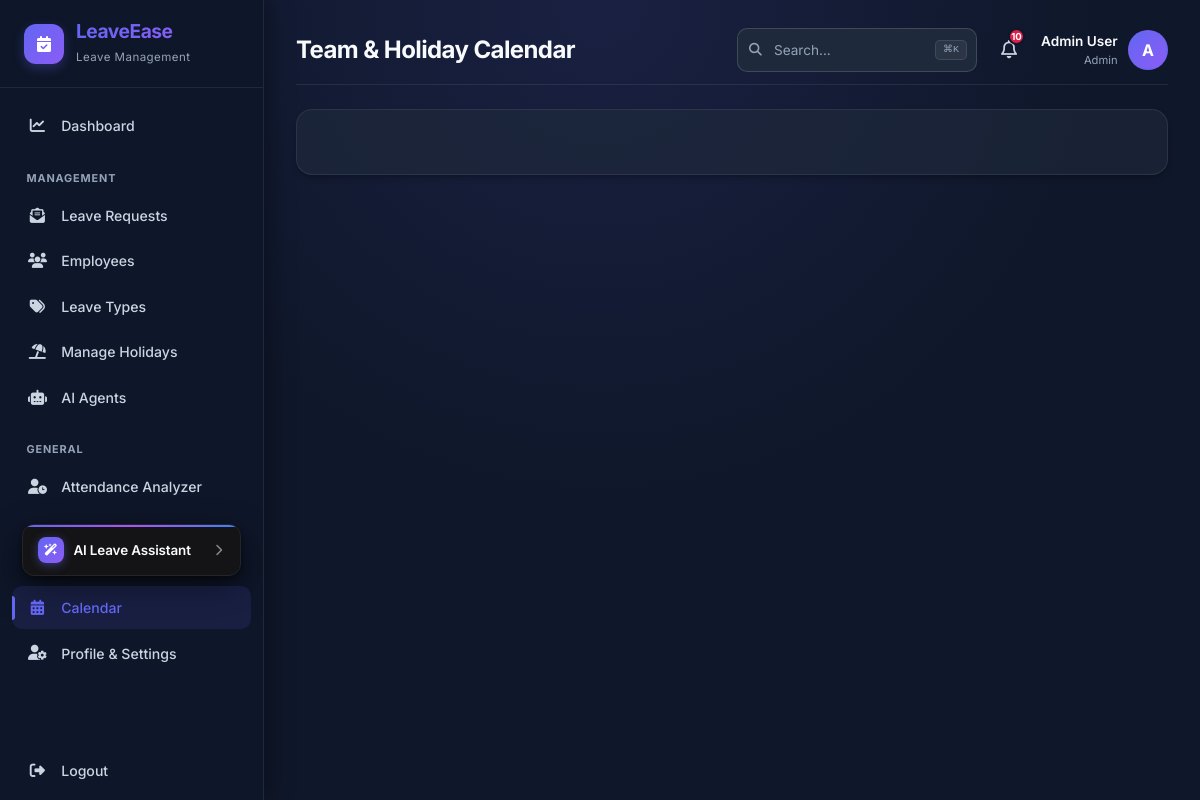
The page /calendar/ (signed in) on the database its author committed.
### accounts/models.py (models this page shows, shortened)
class User(AbstractUser):
    ROLE_CHOICES = (
        ('ADMIN', 'Admin'),
        ('HR', 'HR Manager'),
        ('EMPLOYEE', 'Employee'),
    )
    GENDER_CHOICES = (
        ('MALE', 'Male'),
        ('FEMALE', 'Female'),
        ('OTHER', 'Other'),
    )
    role = models.CharField(max_length=10, choices=ROLE_CHOICES, default='EMPLOYEE')
    department = models.CharField(max_length=100, blank=True, null=True)
    designation = models.CharField(max_length=100, blank=True, null=True)
    phone = models.CharField(max_length=15, blank=True, null=True)
    gender = models.CharField(max_length=10, choices=GENDER_CHOICES, blank=True, null=True)
    profile_pic = models.ImageField(upload_to='profile_pics/', blank=True, null=True)
    date_of_joining = models.DateField(blank=True, null=True)

### leaves/views.py (the view)
# urls.py: path('calendar/', views.calendar_view, name='calendar'),
@login_required
def calendar_view(request):
    return render(request, 'calendar.html')

### leaves/context_processors.py (called while the page is built)
def notifications_processor(request):
    if request.user.is_authenticated:
        unread_notifications_count = Notification.objects.filter(user=request.user, is_read=False).count()
        recent_notifications = Notification.objects.filter(user=request.user).order_by('-created_at')[:5]
        return {
            'unread_notifications_count': unread_notifications_count,
            'recent_notifications': recent_notifications
        }
    return {
        'unread_notifications_count': 0,
        'recent_notifications': []
    }

def attendance_processor(request):
    if request.user.is_authenticated:
        today = timezone.now().date()
        att = Attendance.objects.filter(user=request.user, date=today).first()
        return {
            'today_attendance_record': att,
            'user_is_checked_in': bool(att and att.check_in),
            'user_is_checked_out': bool(att and att.check_out),
        }
    return {
        'today_attendance_record': None,
        'user_is_checked_in': False,
        'user_is_checked_out': False,
    }

### templates/calendar.html (shortened to what this page needs)
{% extends 'base.html' %}
{% block page_title %}Team & Holiday Calendar{% endblock %}
{% block extra_head %}
<link href="https://cdn.jsdelivr.net/npm/fullcalendar@6.1.8/index.global.min.css" rel="stylesheet">
{% endblock %}
{% block content %}
<div class="row animate-fade-in">
    <div class="col-12">
        <div class="glass-card p-2">
            <div id="calendar-container">
            </div>
        </div>
    </div>
</div>
{% endblock %}

### templates/base.html (shortened to what this page needs)
{% load static %}
<!DOCTYPE html>
<html lang="en">
<head>
    <link href="https://cdn.jsdelivr.net/npm/bootstrap@5.3.0/dist/css/bootstrap.min.css" rel="stylesheet">
    <link rel="stylesheet" href="https://cdnjs.cloudflare.com/ajax/libs/font-awesome/6.4.0/css/all.min.css">
    <link rel="stylesheet" href="{% static 'css/style.css' %}?v=2.0">
    {% block extra_head %}{% endblock %}
</head>
<body>
    <aside class="sidebar" id="sidebar">
        <div class="sidebar-brand">
            <div class="sidebar-brand-icon">
                <i class="fa-solid fa-calendar-check"></i>
            </div>
            <div>
                <h4 class="brand-text m-0">LeaveEase</h4>
                <small class="text-muted" style="font-size: 0.72rem; letter-spacing: 0.04em;">Leave Management</small>
            </div>
        </div>
        <ul class="sidebar-menu">
            <li>
                <a href="{% url 'dashboard' %}" class="sidebar-link ">
                    <i class="fa-solid fa-chart-line"></i>
                    <span>Dashboard</span>
                </a>
            </li>
            {% if request.user.role == 'ADMIN' %}
            <li class="menu-header">Management</li>
            <li>
                <a href="{% url 'admin_leave_requests' %}" class="sidebar-link {% if request.resolver_match.url_name == 'admin_leave_requests' %}active{% endif %}">
                    <i class="fa-solid fa-envelope-open-text"></i>
                    <span>Leave Requests</span>
                </a>
            </li>
            <li>
                <a href="{% url 'admin_employees' %}" class="sidebar-link {% if request.resolver_match.url_name == 'admin_employees' or request.resolver_match.url_name == 'admin_employee_detail' %}active{% endif %}">
                    <i class="fa-solid fa-users"></i>
                    <span>Employees</span>
                </a>
            </li>
            <li>
                <a href="{% url 'admin_leave_types' %}" class="sidebar-link {% if request.resolver_match.url_name == 'admin_leave_types' %}active{% endif %}">
                    <i class="fa-solid fa-tags"></i>
                    <span>Leave Types</span>
                </a>
            </li>
            <li>
                <a href="{% url 'admin_holidays' %}" class="sidebar-link {% if request.resolver_match.url_name == 'admin_holidays' %}active{% endif %}">
                    <i class="fa-solid fa-umbrella-beach"></i>
                    <span>Manage Holidays</span>
                </a>
            </li>
            <li>
                <a href="{% url 'admin_ai_agents' %}" class="sidebar-link {% if request.resolver_match.url_name == 'admin_ai_agents' %}active{% endif %}">
                    <i class="fa-solid fa-robot"></i>
                    <span>AI Agents</span>
                </a>
            </li>
            {% endif %}
            <li class="menu-header">General</li>
            <li>
                <a href="{% url 'attendance_dashboard' %}" class="sidebar-link {% if request.resolver_match.url_name == 'attendance_dashboard' %}active{% endif %}">
                    <i class="fa-solid fa-user-clock"></i>
                    <span>Attendance Analyzer</span>
                </a>
            </li>
            <li>
                <div class="sidebar-ai-widget collapsed" id="sidebarAiWidget">
                    <div class="ai-widget-header" id="aiWidgetHeader" role="button" aria-expanded="false" title="Click to toggle AI Leave Assistant">
                        <div class="ai-widget-title">
                            <div class="ai-widget-icon">
                                <i class="fa-solid fa-wand-magic-sparkles"></i>
                            </div>
                            <span>AI Leave Assistant</span>
                        </div>
                        <i class="fa-solid fa-chevron-down ai-widget-toggle" id="aiWidgetToggleIcon"></i>
                    </div>
                </div>
            </li>
            <li>
                <a href="{% url 'calendar' %}" class="sidebar-link {% if request.resolver_match.url_name == 'calendar' %}active{% endif %}">
                    <i class="fa-solid fa-calendar-days"></i>
                    <span>Calendar</span>
                </a>
            </li>
            <li>
                <a href="{% url 'profile' %}" class="sidebar-link {% if request.resolver_match.url_name == 'profile' %}active{% endif %}">
                    <i class="fa-solid fa-user-gear"></i>
                    <span>Profile &amp; Settings</span>
                </a>
            </li>
            <li class="mt-auto pt-4">
                <a href="{% url 'logout' %}" class="sidebar-link sidebar-link-danger">
                    <i class="fa-solid fa-right-from-bracket"></i>
                    <span>Logout</span>
                </a>
            </li>
        </ul>
    </aside>
    <main class="main-content">
        <header class="top-navbar">
            <div class="top-navbar-left">
                <div class="d-none d-sm-block">
                    <h4 class="m-0 font-heading">{% block page_title %}Overview{% endblock %}</h4>
                </div>
            </div>
            <div class="top-navbar-right">
                <div class="search-bar d-none d-md-flex" id="globalSearch">
                    <input type="text" class="glass-input search-bar-input" placeholder="Search..." id="searchInput">
                    <kbd class="search-kbd">⌘K</kbd>
                </div>
                <div class="notification-bell" id="notificationBell">
                    <button class="nav-icon-btn" id="notificationBellBtn" aria-label="Notifications, {{ unread_notifications_count }} unread" aria-expanded="false" aria-controls="notificationDropdown" aria-haspopup="true">
                        <i class="fa-regular fa-bell"></i>
                        <span class="notification-badge {% if unread_notifications_count == 0 %}d-none{% endif %}" id="notifBadge">{{ unread_notifications_count }}</span>
                    </button>
                </div>
                <div class="user-menu" id="userMenu">
                    <div class="user-menu-trigger">
                        <div class="text-end d-none d-sm-block">
                            <span class="user-name">{{ request.user.get_full_name|default:request.user.username }}</span>
                            <small class="user-role">{{ request.user.get_role_display }}</small>
                        </div>
                        {% if request.user.profile_pic %}
                            <img src="{{ request.user.profile_pic.url }}" alt="Profile" class="user-avatar-img">
                        {% else %}
                            <div class="user-avatar-fallback">
                                {{ request.user.username|slice:":1"|upper }}
                            </div>
                        {% endif %}
                    </div>
                </div>
            </div>
        </header>
        {% block content %}
        {% endblock %}
    </main>
</body>
</html>

### templates/base.html (style rules this page uses)
.sidebar-ai-widget { background: #0F0F11 !important; border: 1px solid #252529 !important; border-radius: 12px !important; box-shadow: 0 12px 32px rgba(0, 0, 0, 0.6), 0 2px 6px rgba(0, 0, 0, 0.4); margin: 0.85rem 0.65rem 0.5rem; overflow: hidden; transition: all 0.3s cubic-bezier(0.4, 0, 0.2, 1); position: relative; }
.sidebar-ai-widget::before { content: ''; position: absolute; top: 0; left: 0; right: 0; height: 2px; background: linear-gradient(90deg, #6366F1 0%, #a855f7 50%, #3b82f6 100%); }
.ai-widget-header { align-items: center; background: rgba(255, 255, 255, 0.02); cursor: pointer; display: flex; justify-content: space-between; padding: 0.75rem 0.9rem; user-select: none; transition: background 0.2s ease; }
.ai-widget-title { align-items: center; display: flex; gap: 0.6rem; font-size: 0.84rem; font-weight: 600; color: #F8FAFC !important; letter-spacing: -0.01em; }
.ai-widget-icon { width: 26px; height: 26px; border-radius: 8px; background: linear-gradient(135deg, #6366F1 0%, #8B5CF6 100%); display: flex; align-items: center; justify-content: center; color: #ffffff !important; font-size: 0.75rem; box-shadow: 0 2px 10px rgba(99, 102, 241, 0.45); flex-shrink: 0; }
.ai-widget-toggle { color: #888888 !important; font-size: 0.75rem; transition: transform 0.25s ease; }
.sidebar-ai-widget.collapsed .ai-widget-toggle { transform: rotate(-90deg); }

### templates/calendar.html (style rules this page uses)
#calendar-container { padding: 1.5rem; }

### rows shown on the page
User: user.get_full_name "Admin User", user.role "Admin", user.username "A"

### other values the page prints
{{ unread_notifications_count }} "10"
